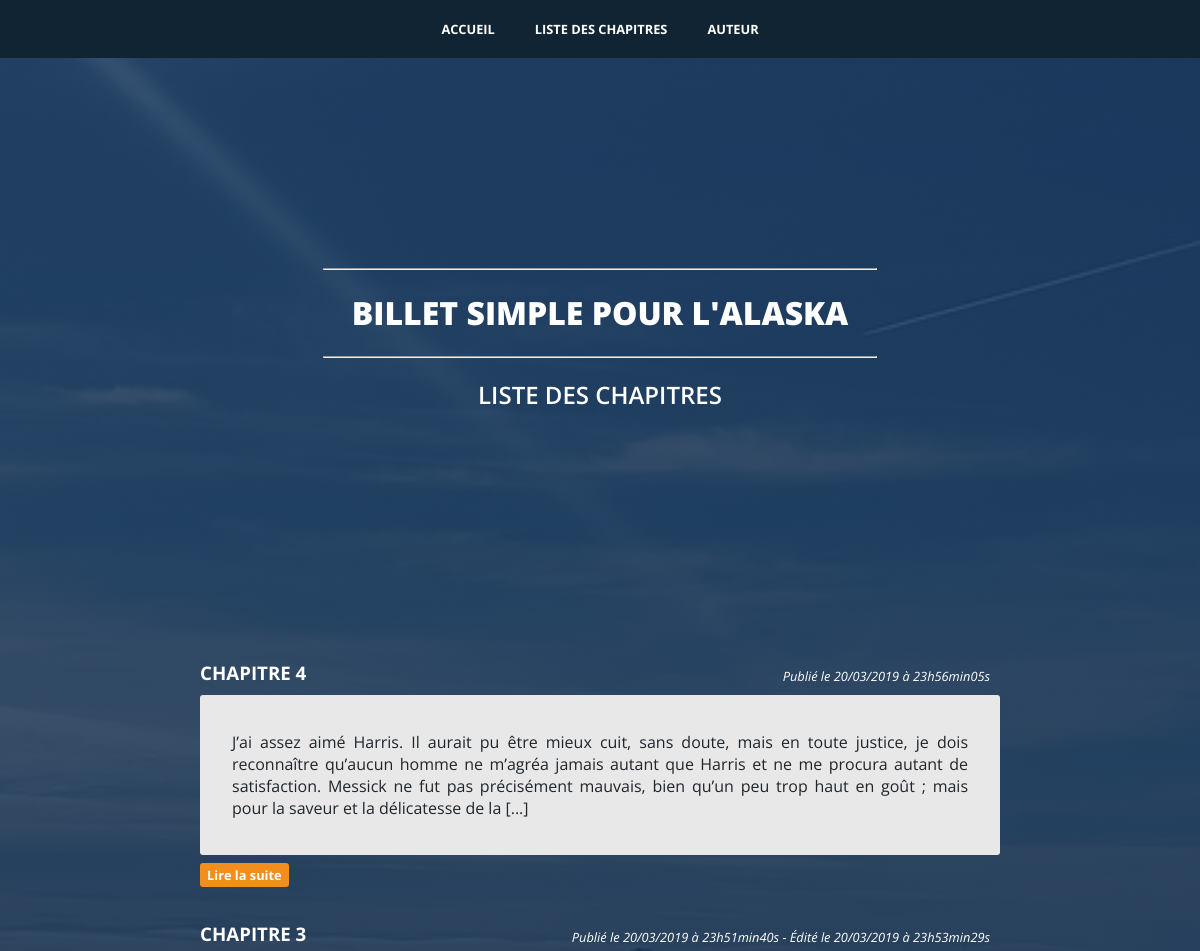
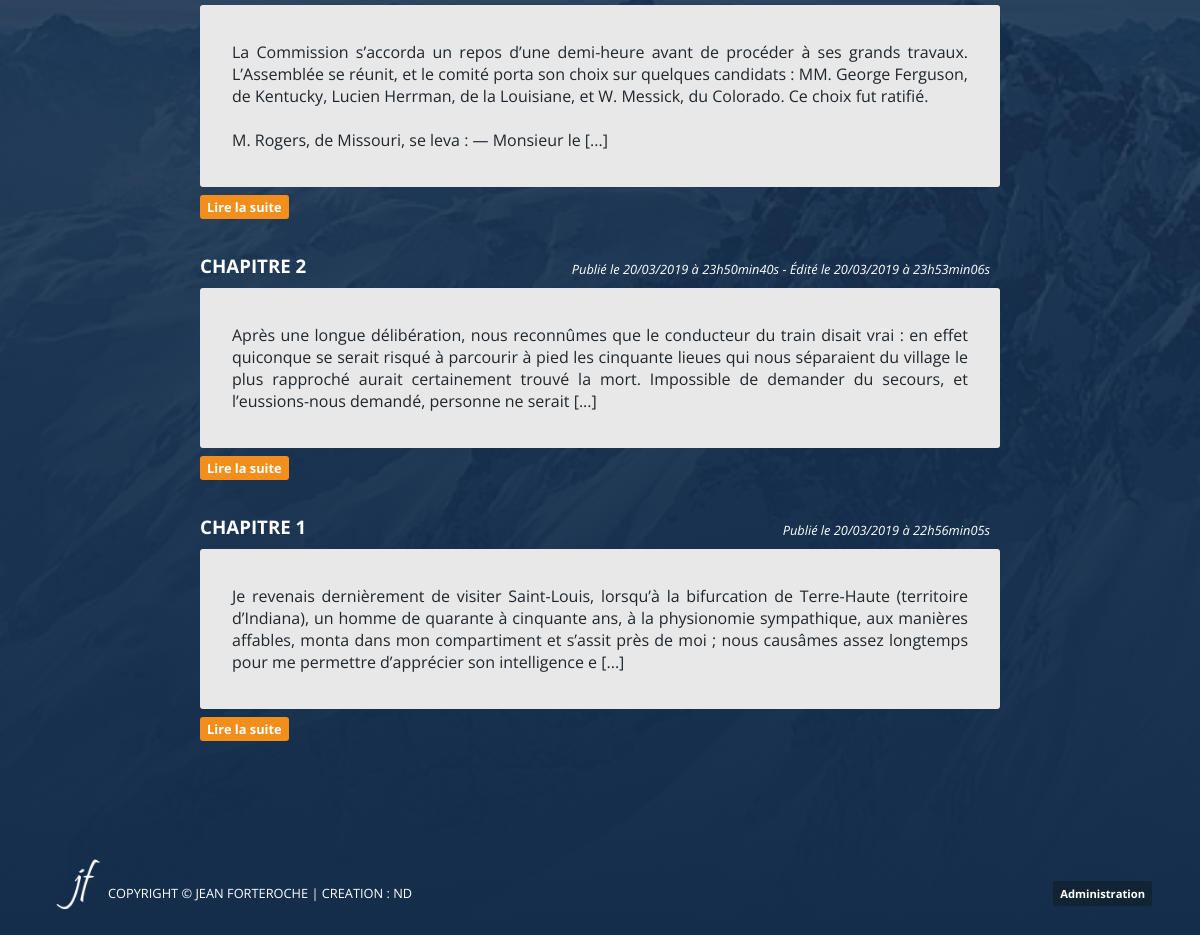
Screenshot of /chapitres.html with the database file from the repository (2 pictures, top to bottom).
### tables this page shows
CREATE TABLE IF NOT EXISTS `posts` (
  `post_id` int(11) NOT NULL AUTO_INCREMENT,
  `title` varchar(255) NOT NULL,
  `content` text NOT NULL,
  `creation_date` datetime NOT NULL,
  `update_date` datetime DEFAULT NULL,
  PRIMARY KEY (`post_id`)
);

### controllers/controllerFrontend.php (called while the page is built, shortened)
<?php
require_once('models/ModelPost.php');
class ControllerFrontend
{
    private $_modelPost;
    public function __construct()
    {
        $this->_modelPost = new ModelPost();
    }
    public function seeListPosts()
    {
        $postsData = $this->_modelPost->getPosts();
        require('views/frontend/viewListPosts.php');
    }
}

### models/Model.php (called while the page is built, shortened)
<?php
abstract class Model
{
    protected static function dbConnect()
    {
        $db = new \PDO('mysql:host=localhost;dbname=db_forteroche;charset=utf8', 'root', '');
        return $db;
    }
}

### models/ModelPost.php (called while the page is built, shortened)
<?php
require_once("models/Model.php");
class ModelPost extends Model
{
    private $_db;
    public function __construct()
    {
        $this->_db = parent::dbConnect();
    }
    public function getPosts()
    {
        $postsData = $this->_db->query('SELECT post_id, title, SUBSTRING(content, 1, 450) AS preview, DATE_FORMAT(creation_date, \'%d/%m/%Y à %Hh%imin%ss\') AS creation_date_fr, DATE_FORMAT(update_date, \'%d/%m/%Y à %Hh%imin%ss\') AS update_date_fr FROM posts ORDER BY creation_date DESC');
        return $postsData;
    }
}

### views/frontend/viewListPosts.php (the view, shortened to what this page needs)
<?php
$title = 'Liste des chapitres';
    while ($post = $postsData->fetch()) {
        ?>
        <div class="flex">
            <h3><?= htmlspecialchars($post['title']) ?></h3>
            <p class="date">
                <em>Publié le <?= $post['creation_date_fr'] ?></em>
                <?php
                if ($post['update_date_fr']) {
                    ?>
                    <em>- Édité le <?= $post['update_date_fr'] ?></em>
                    <?php
                }
                ?>
            </p>
        </div>
        <div class="bloc">
            <p><?= $post['preview'] ?> [...]</p>
        </div>
        <p class="buttonArea"><a class="button" href="chapitre-<?= $post['post_id'] ?>.html">Lire la suite</a></p>
        <?php
    }
$content = ob_get_clean();
require('template.php');
?>

### index.php (shortened to what this page needs)
<?php
require_once('controllers/ControllerFrontend.php');
$controllerFrontend = new ControllerFrontend();
$controllerBackend = new ControllerBackend();
try {
    if (isset($_GET['action'])) {
        if ($_GET['action'] == 'seeHome') {
            $controllerFrontend->seeHome();
        } elseif ($_GET['action'] == 'seeListPosts') {
            $controllerFrontend->seeListPosts();
        } elseif ($_GET['action'] == 'seePost') {
            if (isset($_GET['postId']) && $_GET['postId'] > 0) {
                $controllerFrontend->seePost($_GET['postId']);
            } else {
                throw new Exception('Aucun identifiant de chapitre envoyé');
            }
        } elseif ($_GET['action'] == 'reportComment') {
            if (isset($_GET['commentId']) && $_GET['commentId'] > 0 && isset($_GET['postId']) && $_GET['postId'] > 0) {
                    $controllerFrontend->reportComment($_GET['commentId'], $_GET['postId']);
            } else {
                throw new Exception('Aucun identifiant de chapitre ou de commentaire envoyé');
            }
        } elseif ($_GET['action'] == 'seeAuthor') {
            $controllerFrontend->seeAuthor();
        } elseif ($_GET['action'] == 'seeSignIn') {
            $controllerFrontend->seeSignIn();
        } elseif ($_GET['action'] == 'signIn') {
            if (!empty($_POST['username']) && !empty($_POST['password'])) {
                $controllerFrontend->signIn($_POST['username'], $_POST['password']);
            } else {
                throw new Exception('Tous les champs ne sont pas remplis !');
            }
        } elseif ($_GET['action'] == 'seeDashboard') {
            if (isset($_SESSION['username']) && isset($_SESSION['password'])) {
                $controllerBackend->seeDashboard($_SESSION['username'], $_SESSION['password']);
            } else {
                throw new Exception('Aucune connexion en tant qu\'administrateur');
            }
        } elseif ($_GET['action'] == 'seeAddPost') {
            if (isset($_SESSION['username']) && isset($_SESSION['password'])) {
                $controllerBackend->seeAddPost($_SESSION['username'], $_SESSION['password']);
            } else {
                throw new Exception('Aucune connexion en tant qu\'administrateur');
            }
        } elseif ($_GET['action'] == 'seeEditPosts') {
            if (isset($_SESSION['username']) && isset($_SESSION['password'])) {
                $controllerBackend->seeEditPosts($_SESSION['username'], $_SESSION['password']);
            } else {
                throw new Exception('Aucune connexion en tant qu\'administrateur');
            }
        } elseif ($_GET['action'] == 'seeSettings') {
            if (isset($_SESSION['username']) && isset($_SESSION['password'])) {
                $controllerBackend->seeSettings($_SESSION['username'], $_SESSION['password']);
            } else {
                throw new Exception('Aucune connexion en tant qu\'administrateur');
            }
        } elseif ($_GET['action'] == 'signOut') {
            $controllerBackend->signOut();
        } else {
            throw new Exception('Aucune action définie');
        }
    } else {
        $controllerFrontend->seeHome();
    }
} catch(Exception $e) {
    $errorMessage = $e->getMessage();
    require('views/viewError.php');
}

### views/frontend/template.php (shortened to what this page needs)
<!DOCTYPE html>
<html lang="fr">
    <head>
        <link rel="stylesheet" href="https://use.fontawesome.com/releases/v5.7.2/css/all.css">
        <link rel="stylesheet" href="public/css/style.css">
    </head>
    <body>
        <header>
            <nav>
                <ul id="ulFrontEnd">
                    <li><a href="accueil.html">ACCUEIL</a></li>
                    <li><a href="chapitres.html">LISTE DES CHAPITRES</a></li>
                    <li><a href="auteur.html">AUTEUR</a></li>
                </ul>
            </nav>
            <hr>
            <h1>BILLET SIMPLE POUR L'ALASKA</h1>
            <hr>
            <h2><?= $title ?></h2>
        </header>
        <section >
        	<?= $content ?>
        </section>
        <footer class="flex footerFrontEnd">
            <div class="flex footerFrontEnd">
                <img class="logo" src="public/images/logo.png" alt="initiales de Jean Forteroche">
                <p>COPYRIGHT © JEAN FORTEROCHE | CREATION : ND</p>
            </div>
            <p><a class="button" href="administration.html">Administration</a></p>
        </footer>
    </body>
</html>

### public/css/style.css (style rules this page uses)
body { margin: 0 4%; background: linear-gradient(to top, rgba(19,45,75,1), rgba(19,45,75,0.7)), url("../images/himalayas.jpg") fixed top center; background-size: cover; font-family: 'Open Sans', sans-serif; text-align: justify; color: white; }
header { height: 330px; padding: 260px 0 50px 0; }
nav { position: fixed; top: 0; z-index: 2; width: 100%; margin: 0 -4%; }
nav ul { display: flex; justify-content: center; align-items: center; list-style-type: none; margin: 0; padding: 0; background-color: #112433; }
nav a { display: block; box-sizing: border-box; height: 100%; padding: 20px; font-size: 0.8rem; font-weight: bold; color: white; text-align: center; text-decoration: none; }
h1, h2 { text-align: center; text-transform: uppercase; }
h1 { font-weight: 800; }
h2 { font-weight: 600; }
hr { width: 50%; color: white; }
h3, h4 { margin: 20px 10px 10px 0; }
section { max-width: 800px; margin: auto; }
.flex { display: flex; justify-content: space-between; align-items: flex-end; flex-wrap: wrap; }
.bloc { padding: 20px 4%; background-color: #e8e8e8; color: #1f262c; border-radius: 3px; }
.date { font-size: 0.8rem; margin: 0 10px 10px 0; }
.buttonArea { padding-top: 0; margin-top: 8px; }
.button, .reportingInfo { width: auto; padding: 3px 7px; background-color: #f18e1c; border: none; border-radius: 3px; color: white; font-weight: bold; font-size: 0.8rem; text-decoration: none; }
footer { padding: 100px 0px 20px 0px; font-size: 0.8rem; text-align: center; }
footer .button { padding: 5px 7px; background-color: #112433; font-size: 0.7rem; }
.logo { width: auto; height: 60px; }

### rows the page displays
posts: title "CHAPITRE 4", creation_date_fr "20/03/2019 à 23h56min05s", preview "J’ai assez aimé Harris. Il aurait pu être mieux cuit, sans doute, mais en toute justice, je dois reconnaître qu’aucun homme ne m’agréa jamais autant que Harris et ne me procura autant de satisfaction. Messick ne fut pas précisément mauvais, bien qu’un peu trop haut en goût ; mais pour la saveur et la délicatesse de la"
posts: title "CHAPITRE 3", creation_date_fr "20/03/2019 à 23h51min40s", update_date_fr "20/03/2019 à 23h53min29s", preview "La Commission s’accorda un repos d’une demi-heure avant de procéder à ses grands travaux. L’Assemblée se réunit, et le comité porta son choix sur quelques candidats : MM. George Ferguson, de Kentucky, Lucien Herrman, de la Louisiane, et W. Messick, du Colorado. Ce choix fut ratifié. M. Rogers, de Missouri, se leva : — Monsieur le"
posts: title "CHAPITRE 2", creation_date_fr "20/03/2019 à 23h50min40s", update_date_fr "20/03/2019 à 23h53min06s", preview "Après une longue délibération, nous reconnûmes que le conducteur du train disait vrai : en effet quiconque se serait risqué à parcourir à pied les cinquante lieues qui nous séparaient du village le plus rapproché aurait certainement trouvé la mort. Impossible de demander du secours, et l’eussions-nous demandé, personne ne serait"
posts: title "CHAPITRE 1", creation_date_fr "20/03/2019 à 22h56min05s", preview "Je revenais dernièrement de visiter Saint-Louis, lorsqu’à la bifurcation de Terre-Haute (territoire d’Indiana), un homme de quarante à cinquante ans, à la physionomie sympathique, aux manières affables, monta dans mon compartiment et s’assit près de moi ; nous causâmes assez longtemps pour me permettre d’apprécier son intelligence e"

### other values shown
$title "LISTE DES CHAPITRES"
